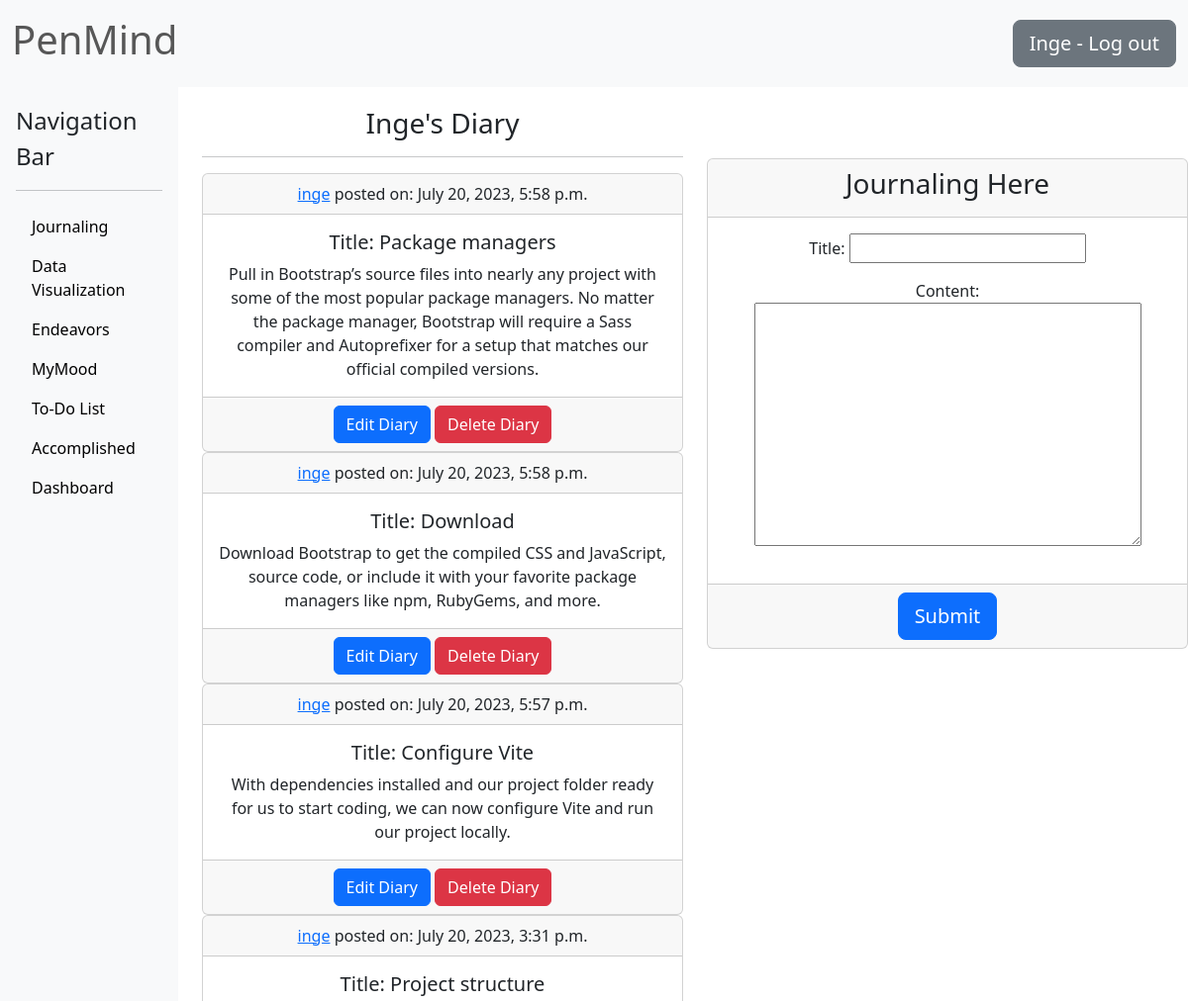
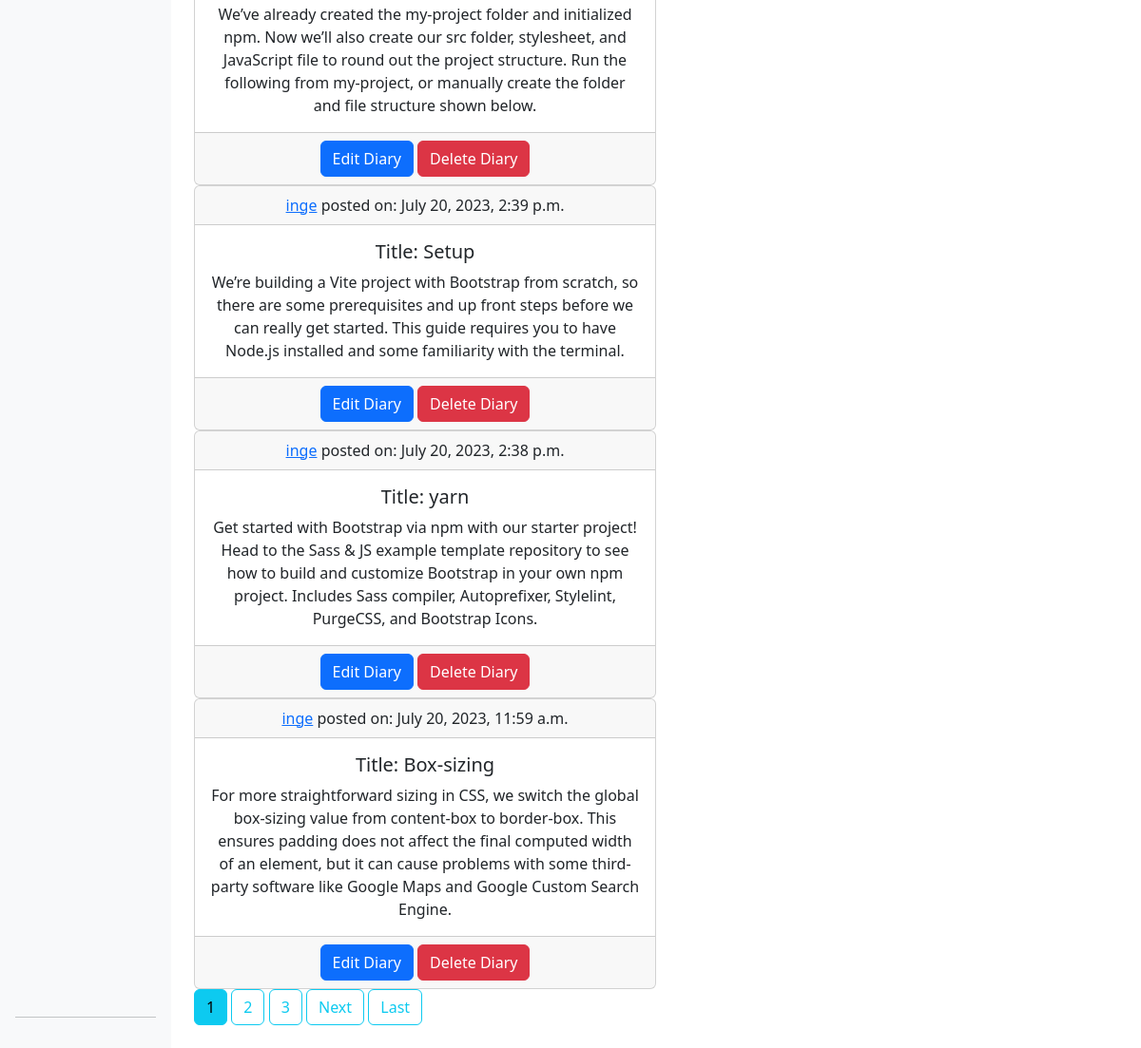
Page /journal/ (signed in) on the committed database (2 pictures, top to bottom).
### Journaling/models.py (models this page shows, shortened)
class Journal(models.Model):
    author = models.ForeignKey(User, on_delete=models.CASCADE)
    journal_date = models.DateTimeField(auto_now_add=True)
    title = models.CharField(max_length=100, blank=True)
    content = models.TextField()
    class Meta:
        ordering = ["-journal_date"]

### Journaling/views.py (the view, shortened to what this page needs)
# urls.py: path('journal/', login_required(JournalListView.as_view()), name='journal'),
class JournalListView(ListView):
    paginate_by = 2
    model = Journal
    template_name = "Journaling/journal.html"
    def get_context_data(self, **kwargs):
        form = JournalModelForm()
        context = super().get_context_data(**kwargs)
        context["posts"] = Journal.objects.filter(author=self.request.user)
        context["form"] = form
        return context

### Journaling/forms.py
class JournalModelForm(forms.ModelForm):
    class Meta:
        model = Journal
        fields = ["title", "content"]

### Journaling/templates/Journaling/journal.html (shortened to what this page needs)
{% extends "Journaling/base.html" %}
{% load static %}
{% block content %}
<div class="row">
    <div class="col mt-1">
        <h3 class="text-center mt-2">{{ user.username.title }}'s Diary</h3>
        <hr>
        {% if posts %}
            {% for post in posts %}
                <div class="card text-center">
                  <div class="card-header">
                      <a class="#">{{post.author}}</a>
                      posted on: {{ post.journal_date }}
                  </div>
                  <div class="card-body">
                      <h5>Title: {{post.title}}</h5>
                      <p class="card-text">{{ post.content }}</p>
                  </div>
                  <div class="card-footer text-body-secondary">
                      <a href="{% url 'journal_update' post.id %}" class="btn btn-primary">Edit Diary</a>
                      <span><a href="{% url 'journal_delete' post.id %}" class="btn btn-danger">Delete Diary</a></span>
                  </div>
                </div>
            {% endfor %}
        {% if is_paginated %}
          {% for num in page_obj.paginator.page_range %}
            {% if page_obj.number == num %}
              <a class="btn btn-info mb-4" href="?page={{ num }}">{{ num }}</a>
            {% elif num > page_obj.number|add:'-3' and num < page_obj.number|add:'3' %}
              <a class="btn btn-outline-info mb-4" href="?page={{ num }}">{{ num }}</a>
            {% endif %}
          {% endfor %}
          {% if page_obj.has_next %}
            <a class="btn btn-outline-info mb-4" href="?page={{ page_obj.next_page_number }}">Next</a>
            <a class="btn btn-outline-info mb-4" href="?page={{ page_obj.paginator.num_pages }}">Last</a>
          {% endif %}
        {% endif %}
        {% else %}
            <div class="container mt-5">
                <h4>No Diaries Available</h4>
            </div>
        {% endif %}
    </div>
    <div class="col mt-5">
        <div class="col text-center">
            <form method="post">
                <div class="card text-center mt-3">
                  <div class="card-header">
                      <h3>Journaling Here</h3>
                  </div>
                  <div class="card-body">
                    {{ form.as_p }}
                  </div>
                  <div class="card-footer text-body-secondary">
                    <input class="btn btn-primary btn-lg" type="submit">
                  </div>
                </div>
            </form>
        </div>
    </div>
</div>
{% endblock content %}

### Journaling/templates/Journaling/base.html (shortened to what this page needs)
<!DOCTYPE html>
<html lang="en">
<head>
<link href="https://cdn.jsdelivr.net/npm/bootstrap@5.3.0/dist/css/bootstrap.min.css"
      rel="stylesheet"
>
</head>
<body>
<nav class="navbar bg-body-tertiary">
    <div class="container-fluid">
        <span class="navbar-text"><h1>PenMind</h1></span>
        <span><a class="btn btn-secondary btn-lg" href="{% url 'logout' %}" href="{% url 'logout' %}">{{ user.username.title }} - Log out</a></span>
    </div>
</nav>
<div class="row">
    <div class="col-2">
        <div class="d-flex flex-column flex-shrink-0 p-3 bg-body-tertiary h-100">
            <span class="fs-4">Navigation Bar</span>
            <hr>
            <ul class="nav nav-pills flex-column mb-auto">
                <li><a href="{% url 'journal' %}" class="nav-link link-body-emphasis">Journaling</a></li>
                <li><a href="{% url 'data' %}" class="nav-link link-body-emphasis">Data Visualization</a></li>
                <li><a href="{% url 'list_endeavor' %}" class="nav-link link-body-emphasis">Endeavors</a></li>
                <li><a href="{% url 'mood' %}" class="nav-link link-body-emphasis">MyMood</a></li>
                <li><a href="{% url 'todos' %}" class="nav-link link-body-emphasis">To-Do List</a></li>
                <li><a href="{% url 'done' %}" class="nav-link link-body-emphasis">Accomplished</a></li>
                <li><a href="{% url 'profile' %}" class="nav-link link-body-emphasis">Dashboard</a></li>
            </ul>
            <hr>
        </div>
    </div>
    <div class="col">
        {% block content %}
        {% endblock %}
    </div>
</div>
</body>
</html>

### rows in the picture
Journal: author "inge", journal_date "July 20, 2023, 5:58 p.m.", title "Package managers", content "Pull in Bootstrap’s source files into nearly any project with some of the most popular package managers. No matter the package manager, Bootstrap will require a Sass compiler and Autoprefixer for a setup that matches our official compiled versions."
Journal: author "inge", journal_date "July 20, 2023, 5:58 p.m.", title "Download", content "Download Bootstrap to get the compiled CSS and JavaScript, source code, or include it with your favorite package managers like npm, RubyGems, and more."
Journal: author "inge", journal_date "July 20, 2023, 5:57 p.m.", title "Configure Vite", content "With dependencies installed and our project folder ready for us to start coding, we can now configure Vite and run our project locally."
Journal: author "inge", journal_date "July 20, 2023, 3:31 p.m.", title "Project structure", content "We’ve already created the my-project folder and initialized npm. Now we’ll also create our src folder, stylesheet, and JavaScript file to round out the project structure. Run the following from my-project, or manually create the folder and file structure shown below."
Journal: author "inge", journal_date "July 20, 2023, 2:39 p.m.", title "Setup", content "We’re building a Vite project with Bootstrap from scratch, so there are some prerequisites and up front steps before we can really get started. This guide requires you to have Node.js installed and some familiarity with the terminal."
Journal: author "inge", journal_date "July 20, 2023, 2:38 p.m.", title "yarn", content "Get started with Bootstrap via npm with our starter project! Head to the Sass & JS example template repository to see how to build and customize Bootstrap in your own npm project. Includes Sass compiler, Autoprefixer, Stylelint, PurgeCSS, and Bootstrap Icons."
Journal: author "inge", journal_date "July 20, 2023, 11:59 a.m.", title "Box-sizing", content "For more straightforward sizing in CSS, we switch the global box-sizing value from content-box to border-box. This ensures padding does not affect the final computed width of an element, but it can cause problems with some third-party software like Google Maps and Google Custom Search Engine."

### other values in the picture
{{ user.username.title }} "Inge"
{{ num }} "1"
{{ num }} "2" "3"
